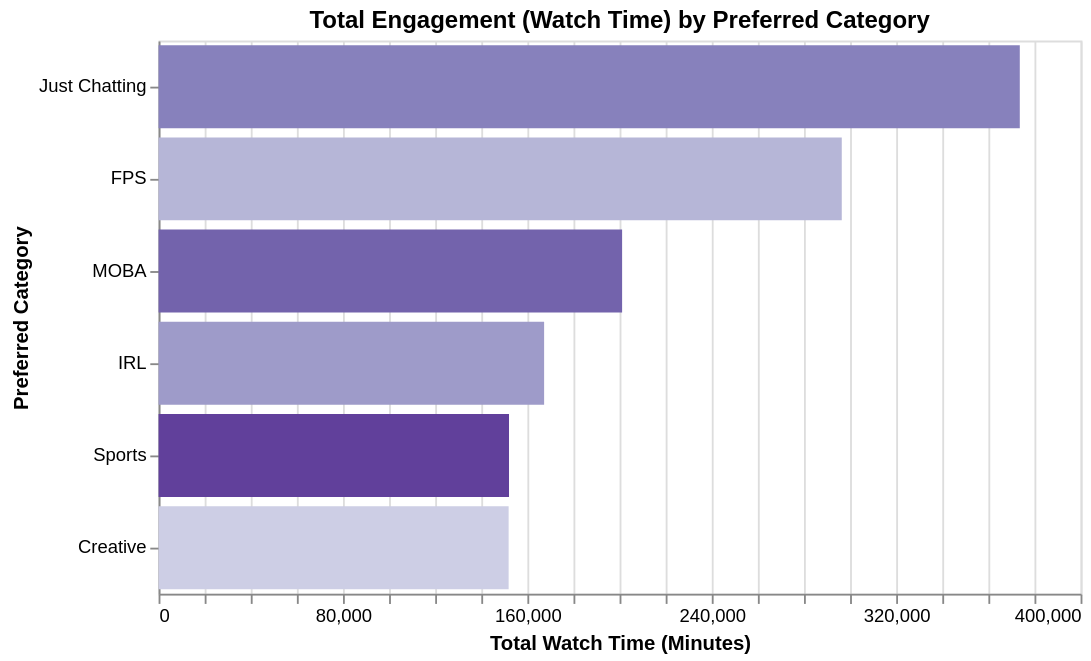

This figure's notebook cell:
### Code cell
alt.Chart(category_summary).mark_bar().encode(
    x=alt.X(
        "duration_mins:Q",
        title="Total Watch Time (Minutes)",
        axis=alt.Axis(format=",.0f"),
    ),
    y=alt.Y("preferred_category:N", title="Preferred Category", sort="-x"),
    color=alt.Color(
        "preferred_category:N", scale=alt.Scale(scheme="purples"), legend=None
    ),
    tooltip=[
        alt.Tooltip("preferred_category:N", title="Category"),
        alt.Tooltip("duration_mins:Q", title="Total Minutes", format=",.0f"),
    ],
    ).properties(
        title="Total Engagement (Watch Time) by Preferred Category",
        width=500,
        height=300,)

### Figure 1 — Vega-Lite specification as saved in the notebook (floating-point values rounded to 4 significant figures)
{"config": {"view": {"continuousWidth": 300, "continuousHeight": 300}}, "data": {"name": "data-13639f38a75d5805ee5d2c894563110f"}, "mark": {"type": "bar"}, "encoding": {"color": {"field": "preferred_category", "legend": null, "scale": {"scheme": "purples"}, "type": "nominal"}, "tooltip": [{"field": "preferred_category", "title": "Category", "type": "nominal"}, {"field": "duration_mins", "format": ",.0f", "title": "Total Minutes", "type": "quantitative"}], "x": {"axis": {"format": ",.0f"}, "field": "duration_mins", "title": "Total Watch Time (Minutes)", "type": "quantitative"}, "y": {"field": "preferred_category", "sort": "-x", "title": "Preferred Category", "type": "nominal"}}, "height": 300, "title": "Total Engagement (Watch Time) by Preferred Category", "width": 500, "$schema": "https://vega.github.io/schema/vega-lite/v6.4.1.json", "datasets": {"data-13639f38a75d5805ee5d2c894563110f": [{"preferred_category": "Creative", "duration_mins": 151868}, {"preferred_category": "FPS", "duration_mins": 296391}, {"preferred_category": "IRL", "duration_mins": 167260}, {"preferred_category": "Just Chatting", "duration_mins": 373627}, {"preferred_category": "MOBA", "duration_mins": 201095}, {"preferred_category": "Sports", "duration_mins": 152031}]}}
